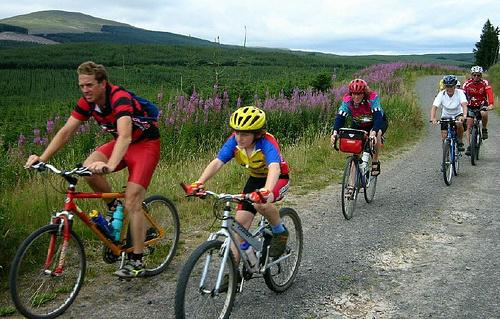
//> input picture opencv/sources/samples/data/dnn/rgb.jpg, 500 x 319 px
$ ./moments_demo ../../../data/dnn/rgb.jpg   (built with g++ and OpenCV 4)
//> lines starting //> are read from the running program, lines starting //| are printed output that depends on the picture; after the words box and inside, x2 and y2 are one past the last pixel; in counts of white or black regions, pixels touching at a corner belong together
/**
 * @function moments_demo.cpp
 * @brief Demo code to calculate moments
 * @author OpenCV team
 */

#include "opencv2/imgcodecs.hpp"
#include "opencv2/highgui.hpp"
#include "opencv2/imgproc.hpp"
#include <iostream>

using namespace cv;
using namespace std;

Mat src; Mat src_gray;
int thresh = 100;
int max_thresh = 255;
RNG rng(12345);

/// Function header
void thresh_callback(int, void* );

/**
 * @function main
 */
int main( int argc, char** argv )
{
  /// Load source image and convert it to gray
  CommandLineParser parser( argc, argv, "{@input | ../data/stuff.jpg | input image}" );
  src = imread( parser.get<String>( "@input" ), IMREAD_COLOR );
//> src is the input picture: 319 rows x 500 cols, CV_8UC3; mean B, G, R 97.6, 112, 107.7

  if( src.empty() )
  {
      cout << "Could not open or find the image!\n" << endl;
      cout << "usage: " << argv[0] << " <Input image>" << endl;
      exit(0);
  }

  /// Convert image to gray and blur it
  cvtColor( src, src_gray, COLOR_BGR2GRAY );
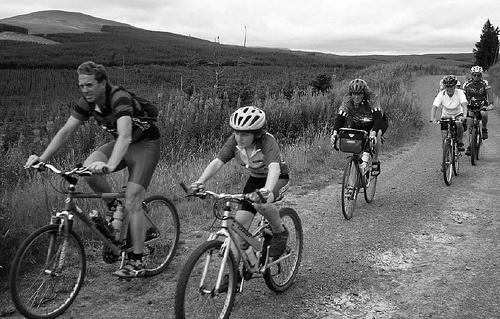
//> src_gray: 319 rows x 500 cols, CV_8UC1; min 0, max 255, mean 109.1
  blur( src_gray, src_gray, Size(3,3) );
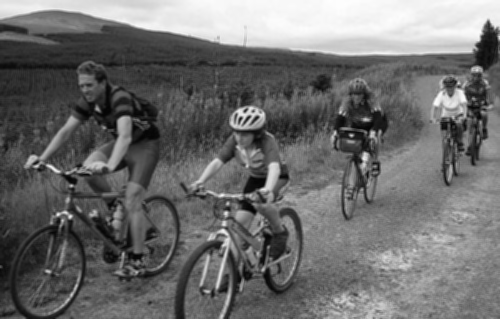
//> src_gray: 319 rows x 500 cols, CV_8UC1; min 4, max 254, mean 109.1

  /// Create Window
  const char* source_window = "Source";
  namedWindow( source_window, WINDOW_AUTOSIZE );
  imshow( source_window, src );

  createTrackbar( " Canny thresh:", "Source", &thresh, max_thresh, thresh_callback );
  thresh_callback( 0, 0 );

  waitKey(0);
  return(0);
}

/**
 * @function thresh_callback
 */
void thresh_callback(int, void* )
{
  Mat canny_output;
  vector<vector<Point> > contours;

  /// Detect edges using canny
  Canny( src_gray, canny_output, thresh, thresh*2, 3 );
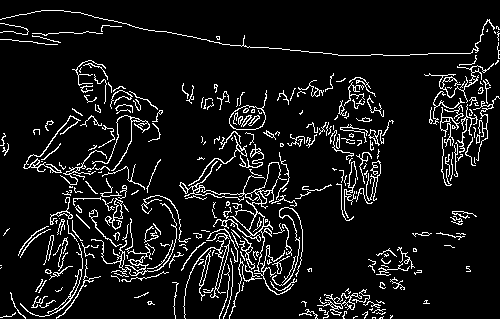
//> canny_output: 319 rows x 500 cols, CV_8UC1; 8.4% white in thin lines or dots
  /// Find contours
  findContours( canny_output, contours, RETR_TREE, CHAIN_APPROX_SIMPLE );
//> contours = 400 contours, 320 with area under 20; largest, box (x1, y1, x2, y2) and area: (229, 90, 267, 130) 695, (229, 105, 266, 130) 672, (201, 162, 297, 272) 470, (91, 203, 177, 276) 207, (248, 212, 265, 236) 196

  /// Get the moments
  vector<Moments> mu(contours.size() );
//> mu = 400 items
  for( size_t i = 0; i < contours.size(); i++ )
     { mu[i] = moments( contours[i], false ); }

  ///  Get the mass centers:
  vector<Point2f> mc( contours.size() );
  for( size_t i = 0; i < contours.size(); i++ )
     { mc[i] = Point2f( static_cast<float>(mu[i].m10/mu[i].m00) , static_cast<float>(mu[i].m01/mu[i].m00) ); }
//> after the loop, mc = 400 Points (x, y), first 12: [373.5, 317.3], [380.6, 317.4], [353.3, 317.3], [391, 316.5], [383, 313], [11.17, 314.2], [365.8, 314.5], [343.7, 314.6], [326.3, 315.9], [377.2, 310.2], [309.5, 313.4], [371.2, 309.1]

  /// Draw contours
  Mat drawing = Mat::zeros( canny_output.size(), CV_8UC3 );
  for( size_t i = 0; i< contours.size(); i++ )
     {
       Scalar color = Scalar( rng.uniform(0, 255), rng.uniform(0,255), rng.uniform(0,255) );
       drawContours( drawing, contours, (int)i, color, 2, LINE_8 );
       circle( drawing, mc[i], 4, color, -1, 8, 0 );
     }
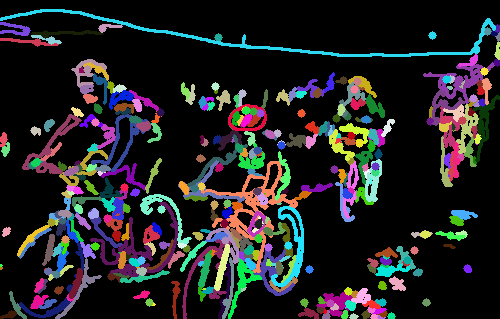
//> drawing: 319 rows x 500 cols, CV_8UC3; mean B, G, R 36, 34.2, 34.3

  /// Show in a window
  namedWindow( "Contours", WINDOW_AUTOSIZE );
  imshow( "Contours", drawing );

  /// Calculate the area with the moments 00 and compare with the result of the OpenCV function
  printf("\t Info: Area and Contour Length \n");
  for( size_t i = 0; i< contours.size(); i++ )
     {
       printf(" * Contour[%d] - Area (M_00) = %.2f - Area OpenCV: %.2f - Length: %.2f \n", (int)i, mu[i].m00, contourArea(contours[i]), arcLength( contours[i], true ) );
       Scalar color = Scalar( rng.uniform(0, 255), rng.uniform(0,255), rng.uniform(0,255) );
       drawContours( drawing, contours, (int)i, color, 2, LINE_8 );
       circle( drawing, mc[i], 4, color, -1, 8, 0 );
     }
//> this loop made 400 passes
//|  * Contour[0] - Area (M_00) = 1.00 - Area OpenCV: 1.00 - Length: 8.83
//|  * Contour[1] - Area (M_00) = 1.50 - Area OpenCV: 1.50 - Length: 11.07
//|  * Contour[2] - Area (M_00) = 0.50 - Area OpenCV: 0.50 - Length: 10.24
//|  * Contour[3] - Area (M_00) = 2.00 - Area OpenCV: 2.00 - Length: 10.49
//|  * Contour[4] - Area (M_00) = 2.00 - Area OpenCV: 2.00 - Length: 22.14
//|  * Contour[5] - Area (M_00) = 3.00 - Area OpenCV: 3.00 - Length: 36.14
//|  * Contour[6] - Area (M_00) = 4.00 - Area OpenCV: 4.00 - Length: 26.97
//|  * Contour[7] - Area (M_00) = 3.50 - Area OpenCV: 3.50 - Length: 23.90
//> (output is shown up to pass 8 of 400)
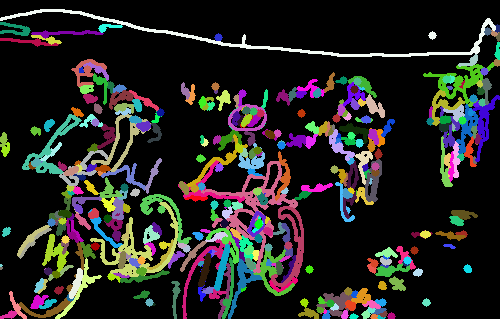
//> drawing: 319 rows x 500 cols, CV_8UC3; mean B, G, R 34.8, 37.2, 37.9
}
